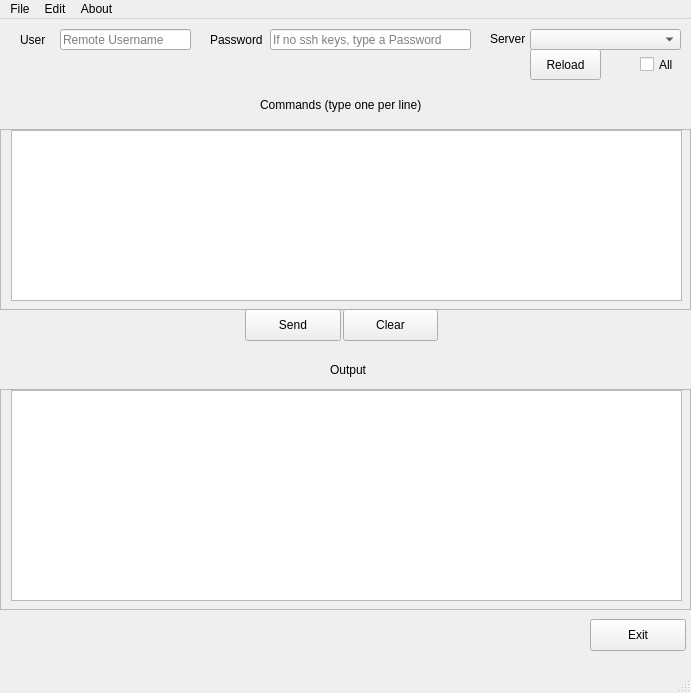
<?xml version="1.0" encoding="UTF-8"?>
<ui version="4.0">
 <class>MainWindow</class>
 <widget class="QMainWindow" name="MainWindow">
  <property name="geometry">
   <rect>
    <x>0</x>
    <y>0</y>
    <width>691</width>
    <height>693</height>
   </rect>
  </property>
  <property name="windowTitle">
   <string>GPVA</string>
  </property>
  <widget class="QWidget" name="centralwidget">
   <widget class="QScrollArea" name="scrollArea">
    <property name="geometry">
     <rect>
      <x>0</x>
      <y>370</y>
      <width>691</width>
      <height>221</height>
     </rect>
    </property>
    <property name="widgetResizable">
     <bool>true</bool>
    </property>
    <widget class="QWidget" name="scrollAreaWidgetContents">
     <property name="geometry">
      <rect>
       <x>0</x>
       <y>0</y>
       <width>689</width>
       <height>219</height>
      </rect>
     </property>
     <widget class="QTextBrowser" name="output">
      <property name="geometry">
       <rect>
        <x>10</x>
        <y>0</y>
        <width>671</width>
        <height>211</height>
       </rect>
      </property>
     </widget>
    </widget>
   </widget>
   <widget class="QLabel" name="label_5">
    <property name="geometry">
     <rect>
      <x>260</x>
      <y>70</y>
      <width>191</width>
      <height>31</height>
     </rect>
    </property>
    <property name="maximumSize">
     <size>
      <width>311</width>
      <height>16777215</height>
     </size>
    </property>
    <property name="text">
     <string>Commands (type one per line)</string>
    </property>
   </widget>
   <widget class="QCheckBox" name="all">
    <property name="geometry">
     <rect>
      <x>640</x>
      <y>30</y>
      <width>41</width>
      <height>31</height>
     </rect>
    </property>
    <property name="text">
     <string>All</string>
    </property>
   </widget>
   <widget class="QComboBox" name="server_list">
    <property name="geometry">
     <rect>
      <x>530</x>
      <y>10</y>
      <width>151</width>
      <height>21</height>
     </rect>
    </property>
   </widget>
   <widget class="QLabel" name="label_4">
    <property name="geometry">
     <rect>
      <x>20</x>
      <y>10</y>
      <width>29</width>
      <height>21</height>
     </rect>
    </property>
    <property name="text">
     <string>User</string>
    </property>
   </widget>
   <widget class="QLabel" name="label_6">
    <property name="geometry">
     <rect>
      <x>210</x>
      <y>10</y>
      <width>74</width>
      <height>21</height>
     </rect>
    </property>
    <property name="text">
     <string>Password</string>
    </property>
   </widget>
   <widget class="QLineEdit" name="username">
    <property name="geometry">
     <rect>
      <x>60</x>
      <y>10</y>
      <width>131</width>
      <height>21</height>
     </rect>
    </property>
    <property name="text">
     <string/>
    </property>
    <property name="placeholderText">
     <string>Remote Username</string>
    </property>
   </widget>
   <widget class="QLabel" name="label_2">
    <property name="geometry">
     <rect>
      <x>490</x>
      <y>10</y>
      <width>40</width>
      <height>20</height>
     </rect>
    </property>
    <property name="text">
     <string>Server</string>
    </property>
   </widget>
   <widget class="QLineEdit" name="password">
    <property name="geometry">
     <rect>
      <x>270</x>
      <y>10</y>
      <width>201</width>
      <height>21</height>
     </rect>
    </property>
    <property name="text">
     <string/>
    </property>
    <property name="echoMode">
     <enum>QLineEdit::Password</enum>
    </property>
    <property name="placeholderText">
     <string>If no ssh keys, type a Password</string>
    </property>
   </widget>
   <widget class="QScrollArea" name="scrollArea_2">
    <property name="geometry">
     <rect>
      <x>0</x>
      <y>110</y>
      <width>691</width>
      <height>181</height>
     </rect>
    </property>
    <property name="widgetResizable">
     <bool>true</bool>
    </property>
    <widget class="QWidget" name="scrollAreaWidgetContents_2">
     <property name="geometry">
      <rect>
       <x>0</x>
       <y>0</y>
       <width>689</width>
       <height>179</height>
      </rect>
     </property>
     <widget class="QTextEdit" name="argument">
      <property name="geometry">
       <rect>
        <x>10</x>
        <y>0</y>
        <width>671</width>
        <height>171</height>
       </rect>
      </property>
     </widget>
    </widget>
   </widget>
   <widget class="QPushButton" name="send">
    <property name="geometry">
     <rect>
      <x>245</x>
      <y>290</y>
      <width>96</width>
      <height>32</height>
     </rect>
    </property>
    <property name="text">
     <string>Send</string>
    </property>
    <property name="shortcut">
     <string>Return</string>
    </property>
   </widget>
   <widget class="QPushButton" name="clear">
    <property name="geometry">
     <rect>
      <x>343</x>
      <y>290</y>
      <width>95</width>
      <height>32</height>
     </rect>
    </property>
    <property name="text">
     <string>Clear</string>
    </property>
   </widget>
   <widget class="QPushButton" name="exit">
    <property name="geometry">
     <rect>
      <x>590</x>
      <y>600</y>
      <width>96</width>
      <height>32</height>
     </rect>
    </property>
    <property name="text">
     <string>Exit</string>
    </property>
   </widget>
   <widget class="QLabel" name="label_7">
    <property name="geometry">
     <rect>
      <x>330</x>
      <y>340</y>
      <width>51</width>
      <height>21</height>
     </rect>
    </property>
    <property name="maximumSize">
     <size>
      <width>311</width>
      <height>16777215</height>
     </size>
    </property>
    <property name="text">
     <string>Output</string>
    </property>
   </widget>
   <widget class="QPushButton" name="reloadServers">
    <property name="geometry">
     <rect>
      <x>530</x>
      <y>30</y>
      <width>71</width>
      <height>31</height>
     </rect>
    </property>
    <property name="text">
     <string>Reload</string>
    </property>
   </widget>
  </widget>
  <widget class="QMenuBar" name="menubar">
   <property name="geometry">
    <rect>
     <x>0</x>
     <y>0</y>
     <width>691</width>
     <height>22</height>
    </rect>
   </property>
   <widget class="QMenu" name="menuFile">
    <property name="title">
     <string>File</string>
    </property>
    <addaction name="actionOpen"/>
    <addaction name="actionSave"/>
    <addaction name="actionBackup"/>
    <addaction name="actionClose"/>
   </widget>
   <widget class="QMenu" name="menuAbout">
    <property name="title">
     <string>About</string>
    </property>
    <addaction name="actionNotes"/>
   </widget>
   <widget class="QMenu" name="menuEdit">
    <property name="title">
     <string>Edit</string>
    </property>
    <addaction name="actionEditServer"/>
    <addaction name="actionReloadServerList"/>
   </widget>
   <addaction name="menuFile"/>
   <addaction name="menuEdit"/>
   <addaction name="menuAbout"/>
  </widget>
  <widget class="QStatusBar" name="statusbar"/>
  <action name="actionOpen">
   <property name="text">
    <string>Open</string>
   </property>
  </action>
  <action name="actionClose">
   <property name="text">
    <string>Close</string>
   </property>
  </action>
  <action name="actionSave">
   <property name="text">
    <string>Save</string>
   </property>
  </action>
  <action name="actionAbout">
   <property name="text">
    <string>About</string>
   </property>
  </action>
  <action name="actionBackup">
   <property name="text">
    <string>Backup</string>
   </property>
  </action>
  <action name="actiontest">
   <property name="text">
    <string>test</string>
   </property>
  </action>
  <action name="actionNotes">
   <property name="text">
    <string>Notes</string>
   </property>
  </action>
  <action name="actionEditServer">
   <property name="text">
    <string>Edit Server List</string>
   </property>
  </action>
  <action name="actionReloadServerList">
   <property name="text">
    <string>Reload Server List</string>
   </property>
  </action>
 </widget>
 <resources/>
 <connections/>
</ui>
